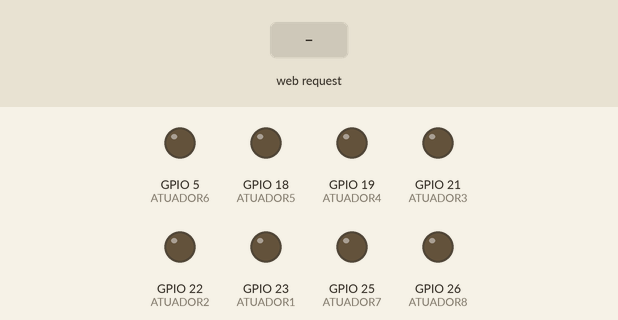
A sketch run on a simulated ESP32. Parts: output pins drawn as LEDs (lit = HIGH). The inputs (shaded band) are chosen by the test bench. WiFi joins after 1.5 s; servers stay silent unless stated; what the sketch prints to the serial monitor is not drawn.

Above: at 2.7 s.
2.8 s: HTTP request GET /A1 received
At 3.5 s:
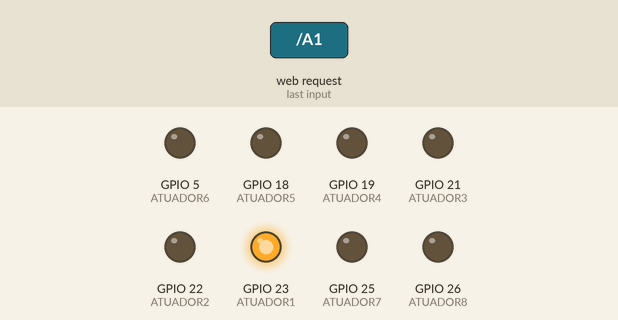
4.3 s: HTTP request GET /A2 received
At 4.7 s:
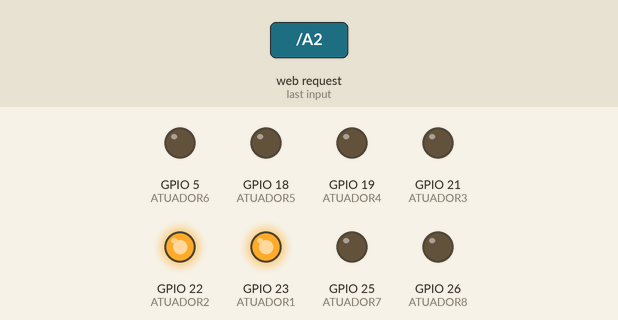
5.8 s: HTTP request GET /B1 received
At 7.0 s:
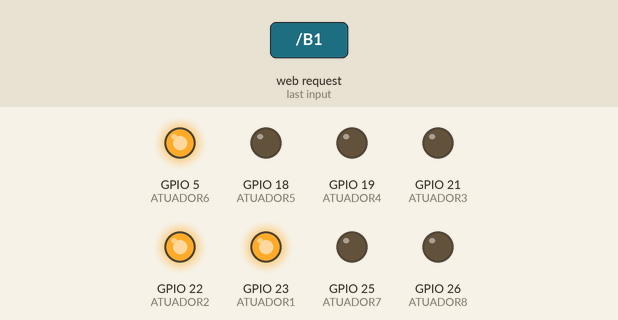
7.3 s: HTTP request GET /A3 received
At 8.2 s:
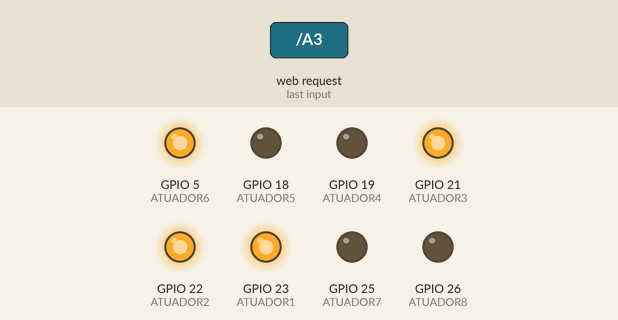
8.8 s: HTTP request GET /A4 received
At 9.3 s:
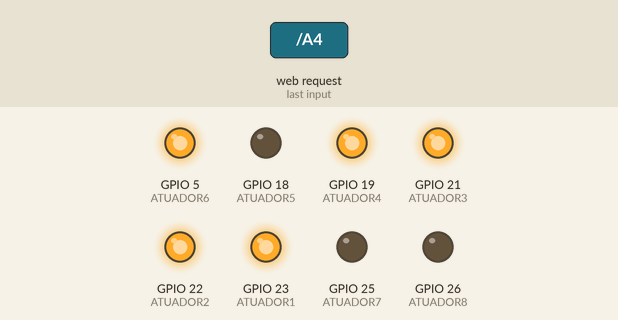
10.3 s: HTTP request GET /A5 received
At 11.6 s:
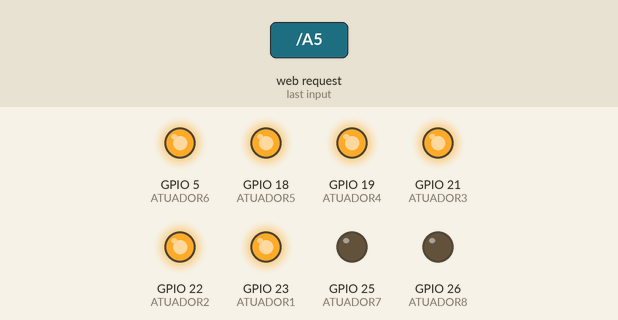
Timing chart, 0 to 12.8 s (numbered marks = the images above; inputs shaded):
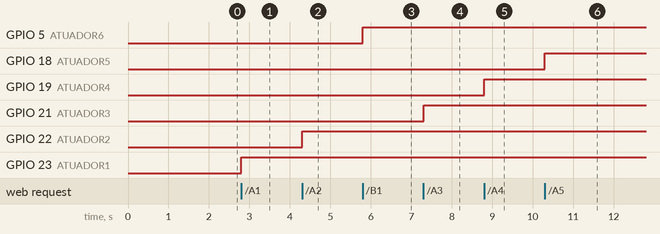

Measured:
- after the input at 2.8 s, GPIO 23 (ATUADOR1): LOW → HIGH at once
- after the input at 4.3 s, GPIO 22 (ATUADOR2): LOW → HIGH at once
- after the input at 5.8 s, GPIO 5 (ATUADOR6): LOW → HIGH at once
- after the input at 7.3 s, GPIO 21 (ATUADOR3): LOW → HIGH at once
- after the input at 8.8 s, GPIO 19 (ATUADOR4): LOW → HIGH at once
- after the input at 10.3 s, GPIO 18 (ATUADOR5): LOW → HIGH at once

The sketch:

WebServer_5-Atuadores.ino
```cpp
#include <WiFi.h>

const char* ssid     = "RVR 2,4GHz";
const char* password = "RodrigoValRobson2021";

WiFiServer server(80);

#define ATUADOR1 23
#define ATUADOR2 22
#define ATUADOR3 21
#define ATUADOR4 19
#define ATUADOR5 18
#define ATUADOR6  5
#define ATUADOR7 25
#define ATUADOR8 26


bool Estado_Do_Atuador1 = LOW;
bool Estado_Do_Atuador2 = LOW;
bool Estado_Do_Atuador3 = LOW;
bool Estado_Do_Atuador4 = LOW;
bool Estado_Do_Atuador5 = LOW;
bool Estado_Do_Atuador6 = LOW;
bool Estado_Do_Atuador7 = LOW;
bool Estado_Do_Atuador8 = LOW;

void setup()
{
    Serial.begin(115200);
    pinMode(ATUADOR1, OUTPUT);
    pinMode(ATUADOR2, OUTPUT);
    pinMode(ATUADOR3, OUTPUT);
    pinMode(ATUADOR4, OUTPUT);
    pinMode(ATUADOR5, OUTPUT);
    pinMode(ATUADOR6, OUTPUT);
    pinMode(ATUADOR7, OUTPUT);
    pinMode(ATUADOR8, OUTPUT);

    delay(10);

    // We start by connecting to a WiFi network

    Serial.println();
    Serial.println();
    Serial.print("Configurando... ");
    Serial.println(ssid);

    WiFi.begin(ssid, password);

    while (WiFi.status() != WL_CONNECTED) {
        delay(500);
        Serial.print(".");
    }

    Serial.println("");
    Serial.println("WiFi Conectado");
    Serial.println("Endereco de IP: ");
    Serial.println(WiFi.localIP());

    server.begin();

}

int value = 0;

void loop(){
 WiFiClient client = server.available();   // listen for incoming clients

  if (client) {                             // if you get a client,
    Serial.println("Novo Cliente");           // print a message out the serial port
    String currentLine = "";                // make a String to hold incoming data from the client
    while (client.connected()) {            // loop while the client's connected
      if (client.available()) {             // if there's bytes to read from the client,
        char c = client.read();             // read a byte, then
        Serial.write(c);                    // print it out the serial monitor
        if (c == '\n') {                    // if the byte is a newline character

          // if the current line is blank, you got two newline characters in a row.
          // that's the end of the client HTTP request, so send a response:
          if (currentLine.length() == 0) {
            // HTTP headers always start with a response code (e.g. HTTP/1.1 200 OK)
            // and a content-type so the client knows what's coming, then a blank line:
            client.println("HTTP/1.1 200 OK");
            client.println("Content-type:text/html");
            client.println();

            // Configuração de estilo do site
            client.print("<style type=\"text/css\"> a{margin: 50px 50px; background: #000000; color: #ffffff; text-decoration: none; padding: 1% 20% 1%; border-radius: 10px; font-size: 8.0em;}</style>");
             // O conteúdo do cabeçalho HTTP
            client.print("<a href=\"/A1\">BOTAO 1 </a> </br></br></br>");
            client.print("<a href=\"/A2\">BOTAO 2 </a> </br></br></br>");
            client.print("<a href=\"/A3\">BOTAO 3 </a> </br></br></br>");
            client.print("<a href=\"/A4\">BOTAO 4 </a> </br></br></br>");
            client.print("<a href=\"/A5\">BOTAO 5 </a> </br></br></br>");
            client.print("<a href=\"/B1\">BOTAO 6 </a> </br></br></br>");
            client.print("<a href=\"/B2\">BOTAO 7 </a> </br></br></br>");
            client.print("<a href=\"/B3\">BOTAO 8 </a> </br></br></br>");


             // A resposta HTTP termina com outra linha em branco:
            client.println();
            // Sair do loop while:
            break;
          } else {    // Se você tiver uma nova linha, então limpe a linha atual:
            currentLine = "";
          }
        } else if (c != '\r') {  // Se você tiver qualquer outra coisa além de um caractere de retorno de linha,
          currentLine += c;      // adicioná-lo ao final da linha atual
        }

        // Verifica se o pedido do cliente foi para atualizar algum dos reles (GET /T)

          if (currentLine.endsWith("GET /A1")) {

if (Estado_Do_Atuador1 == LOW) {
digitalWrite(ATUADOR1, HIGH);
Estado_Do_Atuador1 = HIGH;
} else {
digitalWrite(ATUADOR1, LOW);
Estado_Do_Atuador1 = LOW;
}
}
if (currentLine.endsWith("GET /A2")) {

if (Estado_Do_Atuador2 == LOW) {
digitalWrite(ATUADOR2, HIGH);
Estado_Do_Atuador2 = HIGH;
} else {
digitalWrite(ATUADOR2, LOW);
Estado_Do_Atuador2 = LOW;
}
}
if (currentLine.endsWith("GET /A3")) {

if (Estado_Do_Atuador3 == LOW) {
digitalWrite(ATUADOR3, HIGH);
Estado_Do_Atuador3 = HIGH;
} else {
digitalWrite(ATUADOR3, LOW);
Estado_Do_Atuador3 = LOW;
}
}
if (currentLine.endsWith("GET /A4")) {

if (Estado_Do_Atuador4 == LOW) {
digitalWrite(ATUADOR4, HIGH);
Estado_Do_Atuador4 = HIGH;
} else {
digitalWrite(ATUADOR4, LOW);
Estado_Do_Atuador4 = LOW;
}
}
if (currentLine.endsWith("GET /A5")) {

if (Estado_Do_Atuador5 == LOW) {
digitalWrite(ATUADOR5, HIGH);
Estado_Do_Atuador5 = HIGH;
} else {
digitalWrite(ATUADOR5, LOW);
Estado_Do_Atuador5 = LOW;
}
}
if (currentLine.endsWith("GET /B1")) {

if (Estado_Do_Atuador6 == LOW) {
digitalWrite(ATUADOR6, HIGH);
Estado_Do_Atuador6 = HIGH;
} else {
digitalWrite(ATUADOR6, LOW);
Estado_Do_Atuador6 = LOW;
}
}
if (currentLine.endsWith("GET /B2")) {

if (Estado_Do_Atuador7 == LOW) {
digitalWrite(ATUADOR7, HIGH);
Estado_Do_Atuador7 = HIGH;
} else {
digitalWrite(ATUADOR7, LOW);
Estado_Do_Atuador7 = LOW;
}
}
if (currentLine.endsWith("GET /B3")) {

if (Estado_Do_Atuador8 == LOW) {
digitalWrite(ATUADOR8, HIGH);
Estado_Do_Atuador8 = HIGH;
} else {
digitalWrite(ATUADOR8, LOW);
Estado_Do_Atuador8 = LOW;
}
}

}
    }

  }
    // Termina a conexão com o cliente
    client.stop();
    Serial.println("Cliente Desconectado");
    }
```
